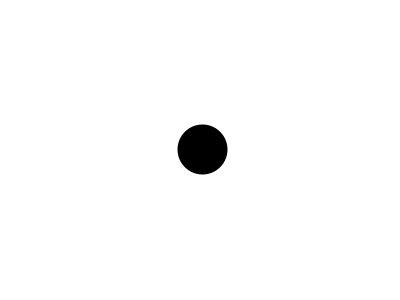
Frame 1 (no input)
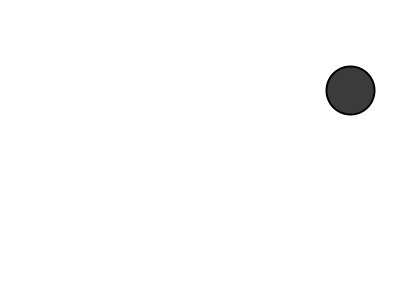
Frame 60 (the mouse pressed at the canvas centre just before this capture)
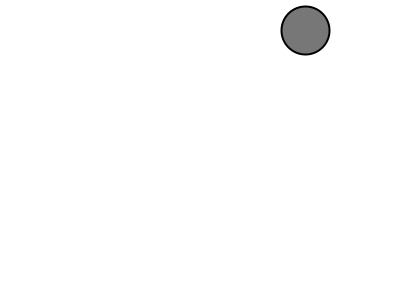
Frame 120 (the mouse held since frame 60 and released just before this capture)

The Processing sketch that drew these frames (run headless with seeded random() and noise(); from frame 60 on, the mouse is pressed at the canvas centre):

// Processing sketch: sketch_1_1_Vector
// ── sketch_1_1_Vector.pde

Ball b;

void setup(){
  
  size(400,300);
  b = new Ball();

}

void draw()
{
  background(255);
  b.move();
  b.bounce();
  b.display();

}

//PVector v1 = new PVector(100,-100);
//PVector v2 = new PVector(200,100);

// ── Ball.pde

class Ball
{
  float x;
  float y;
  float xspeed;
  float yspeed;
  int f = 0;
  
  Ball()
  {
    x = width/2;
    y = height/2;
    xspeed = 2.5;
    yspeed = -1;
  }
  
  void move()
  {
    x = x + xspeed;
    y = y + yspeed;
  }
  
  void bounce()
  {
    if((x > width) || (x < 0)){
      xspeed = xspeed * -1;
    }
    if((y > height) || (y < 0)){
      yspeed = yspeed * -1;
    }
  }
  
  void display()
  {
    stroke(0);
    strokeWeight(2);
    if(f < 255) 
      fill(f++);
    else 
      f = 0;
    ellipse(x,y,48,48);
  }
}
